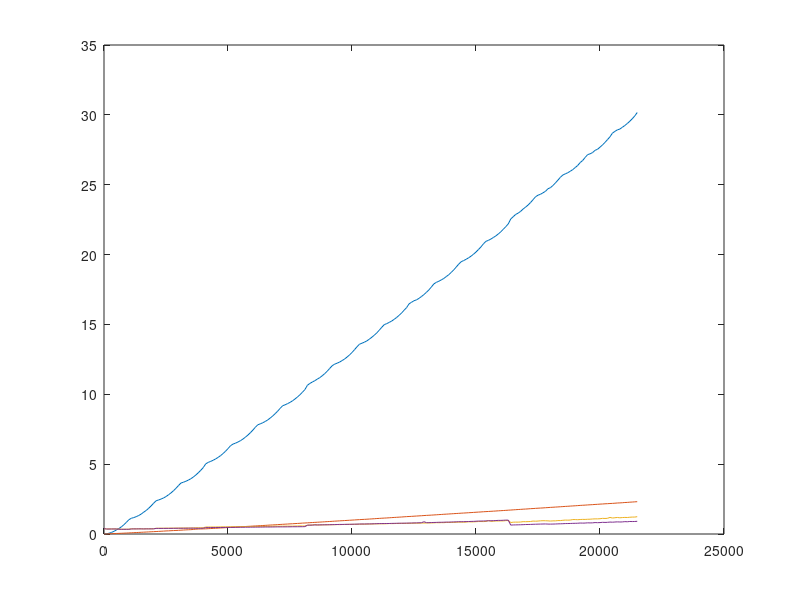

Here is the MATLAB script that generated this plot:
x=1:100:21501;y1=1:100:21501;y2=1:100:21501;y3=1:100:21501;y4=1:100:21501;
y1(1) = 0.001630; y2(1) = 0.000420; y3(1) = 0.389252; y4(1) = 0.387550;
y1(2) = 0.016900; y2(2) = 0.006810; y3(2) = 0.358727; y4(2) = 0.355610;
y1(3) = 0.053960; y2(3) = 0.014030; y3(3) = 0.362939; y4(3) = 0.354710;
y1(4) = 0.112420; y2(4) = 0.021610; y3(4) = 0.364535; y4(4) = 0.358620;
y1(5) = 0.190830; y2(5) = 0.029730; y3(5) = 0.363374; y4(5) = 0.358840;
y1(6) = 0.289720; y2(6) = 0.038180; y3(6) = 0.365020; y4(6) = 0.360020;
y1(7) = 0.392660; y2(7) = 0.044490; y3(7) = 0.351808; y4(7) = 0.344780;
y1(8) = 0.513520; y2(8) = 0.052080; y3(8) = 0.342808; y4(8) = 0.334440;
y1(9) = 0.663180; y2(9) = 0.060150; y3(9) = 0.341394; y4(9) = 0.336670;
y1(10) = 0.831830; y2(10) = 0.068790; y3(10) = 0.345010; y4(10) = 0.336530;
y1(11) = 1.018960; y2(11) = 0.077730; y3(11) = 0.342505; y4(11) = 0.337500;
y1(12) = 1.127020; y2(12) = 0.086840; y3(12) = 0.372647; y4(12) = 0.360330;
y1(13) = 1.174820; y2(13) = 0.095780; y3(13) = 0.370717; y4(13) = 0.364600;
y1(14) = 1.243050; y2(14) = 0.104320; y3(14) = 0.371798; y4(14) = 0.362800;
y1(15) = 1.325680; y2(15) = 0.112950; y3(15) = 0.372586; y4(15) = 0.367390;
y1(16) = 1.426899; y2(16) = 0.122620; y3(16) = 0.372798; y4(16) = 0.366590;
y1(17) = 1.564720; y2(17) = 0.131830; y3(17) = 0.368808; y4(17) = 0.361790;
y1(18) = 1.683831; y2(18) = 0.140440; y3(18) = 0.373818; y4(18) = 0.367310;
y1(19) = 1.841700; y2(19) = 0.149540; y3(19) = 0.375879; y4(19) = 0.364730;
y1(20) = 2.013050; y2(20) = 0.159590; y3(20) = 0.372939; y4(20) = 0.368610;
y1(21) = 2.204731; y2(21) = 0.168510; y3(21) = 0.378455; y4(21) = 0.366900;
y1(22) = 2.379189; y2(22) = 0.177130; y3(22) = 0.409495; y4(22) = 0.401520;
y1(23) = 2.435781; y2(23) = 0.187190; y3(23) = 0.413101; y4(23) = 0.399680;
y1(24) = 2.501960; y2(24) = 0.197210; y3(24) = 0.415444; y4(24) = 0.399640;
y1(25) = 2.579401; y2(25) = 0.207370; y3(25) = 0.414020; y4(25) = 0.401310;
y1(26) = 2.680980; y2(26) = 0.219580; y3(26) = 0.416929; y4(26) = 0.403020;
y1(27) = 2.806030; y2(27) = 0.226430; y3(27) = 0.417737; y4(27) = 0.402810;
y1(28) = 2.941791; y2(28) = 0.236210; y3(28) = 0.419848; y4(28) = 0.404170;
y1(29) = 3.095200; y2(29) = 0.246290; y3(29) = 0.421838; y4(29) = 0.406630;
y1(30) = 3.269491; y2(30) = 0.253410; y3(30) = 0.421353; y4(30) = 0.409360;
y1(31) = 3.461879; y2(31) = 0.261400; y3(31) = 0.422303; y4(31) = 0.413100;
y1(32) = 3.647010; y2(32) = 0.273350; y3(32) = 0.427394; y4(32) = 0.410660;
y1(33) = 3.705340; y2(33) = 0.284440; y3(33) = 0.427818; y4(33) = 0.412780;
y1(34) = 3.774440; y2(34) = 0.295570; y3(34) = 0.431707; y4(34) = 0.412620;
y1(35) = 3.857179; y2(35) = 0.303770; y3(35) = 0.426717; y4(35) = 0.417550;
y1(36) = 3.956021; y2(36) = 0.310670; y3(36) = 0.426626; y4(36) = 0.419100;
y1(37) = 4.074661; y2(37) = 0.325940; y3(37) = 0.434394; y4(37) = 0.418640;
y1(38) = 4.221499; y2(38) = 0.344720; y3(38) = 0.447364; y4(38) = 0.409220;
y1(39) = 4.380771; y2(39) = 0.355940; y3(39) = 0.444384; y4(39) = 0.410590;
y1(40) = 4.558539; y2(40) = 0.361070; y3(40) = 0.445152; y4(40) = 0.410780;
y1(41) = 4.752350; y2(41) = 0.366370; y3(41) = 0.443242; y4(41) = 0.413140;
y1(42) = 5.019099; y2(42) = 0.370870; y3(42) = 0.499162; y4(42) = 0.455360;
y1(43) = 5.125110; y2(43) = 0.381060; y3(43) = 0.500889; y4(43) = 0.457690;
y1(44) = 5.196460; y2(44) = 0.390970; y3(44) = 0.499030; y4(44) = 0.459150;
y1(45) = 5.277551; y2(45) = 0.400890; y3(45) = 0.501313; y4(45) = 0.464160;
y1(46) = 5.373951; y2(46) = 0.411230; y3(46) = 0.503303; y4(46) = 0.462850;
y1(47) = 5.483342; y2(47) = 0.421270; y3(47) = 0.507142; y4(47) = 0.464660;
y1(48) = 5.611160; y2(48) = 0.431520; y3(48) = 0.508657; y4(48) = 0.467600;
y1(49) = 5.758190; y2(49) = 0.441300; y3(49) = 0.511636; y4(49) = 0.468570;
y1(50) = 5.924921; y2(50) = 0.452060; y3(50) = 0.511525; y4(50) = 0.472940;
y1(51) = 6.113761; y2(51) = 0.463330; y3(51) = 0.515121; y4(51) = 0.471750;
y1(52) = 6.319061; y2(52) = 0.472910; y3(52) = 0.520434; y4(52) = 0.473520;
y1(53) = 6.435229; y2(53) = 0.485070; y3(53) = 0.516899; y4(53) = 0.475300;
y1(54) = 6.501461; y2(54) = 0.495910; y3(54) = 0.522556; y4(54) = 0.477260;
y1(55) = 6.584110; y2(55) = 0.503720; y3(55) = 0.522939; y4(55) = 0.483340;
y1(56) = 6.678330; y2(56) = 0.516390; y3(56) = 0.524394; y4(56) = 0.483820;
y1(57) = 6.793950; y2(57) = 0.526560; y3(57) = 0.529192; y4(57) = 0.483270;
y1(58) = 6.929120; y2(58) = 0.536360; y3(58) = 0.530455; y4(58) = 0.485070;
y1(59) = 7.079670; y2(59) = 0.547400; y3(59) = 0.532798; y4(59) = 0.487200;
y1(60) = 7.245730; y2(60) = 0.555820; y3(60) = 0.531879; y4(60) = 0.488670;
y1(61) = 7.433630; y2(61) = 0.566950; y3(61) = 0.531222; y4(61) = 0.491370;
y1(62) = 7.635829; y2(62) = 0.576500; y3(62) = 0.534778; y4(62) = 0.491900;
y1(63) = 7.815249; y2(63) = 0.586840; y3(63) = 0.541121; y4(63) = 0.492960;
y1(64) = 7.884339; y2(64) = 0.596680; y3(64) = 0.543040; y4(64) = 0.495000;
y1(65) = 7.962167; y2(65) = 0.608000; y3(65) = 0.544879; y4(65) = 0.496220;
y1(66) = 8.053229; y2(66) = 0.617800; y3(66) = 0.545717; y4(66) = 0.501920;
y1(67) = 8.165530; y2(67) = 0.629840; y3(67) = 0.547717; y4(67) = 0.500630;
y1(68) = 8.296780; y2(68) = 0.640800; y3(68) = 0.551323; y4(68) = 0.501710;
y1(69) = 8.445328; y2(69) = 0.649670; y3(69) = 0.550566; y4(69) = 0.503110;
y1(70) = 8.612351; y2(70) = 0.660600; y3(70) = 0.566485; y4(70) = 0.507480;
y1(71) = 8.789049; y2(71) = 0.671110; y3(71) = 0.554101; y4(71) = 0.509850;
y1(72) = 8.988350; y2(72) = 0.683120; y3(72) = 0.558424; y4(72) = 0.510750;
y1(73) = 9.178751; y2(73) = 0.693430; y3(73) = 0.559626; y4(73) = 0.510550;
y1(74) = 9.246570; y2(74) = 0.703800; y3(74) = 0.558909; y4(74) = 0.511400;
y1(75) = 9.331071; y2(75) = 0.713580; y3(75) = 0.565657; y4(75) = 0.513570;
y1(76) = 9.420728; y2(76) = 0.725180; y3(76) = 0.560000; y4(76) = 0.514500;
y1(77) = 9.531831; y2(77) = 0.733890; y3(77) = 0.563273; y4(77) = 0.519650;
y1(78) = 9.662790; y2(78) = 0.745430; y3(78) = 0.568485; y4(78) = 0.518790;
y1(79) = 9.806441; y2(79) = 0.755990; y3(79) = 0.573141; y4(79) = 0.520930;
y1(80) = 9.967419; y2(80) = 0.766010; y3(80) = 0.579858; y4(80) = 0.522010;
y1(81) = 10.145840; y2(81) = 0.780010; y3(81) = 0.574505; y4(81) = 0.522920;
y1(82) = 10.337991; y2(82) = 0.788790; y3(82) = 0.571343; y4(82) = 0.527520;
y1(83) = 10.642418; y2(83) = 0.799310; y3(83) = 0.629303; y4(83) = 0.633710;
y1(84) = 10.778909; y2(84) = 0.810540; y3(84) = 0.638192; y4(84) = 0.632550;
y1(85) = 10.877190; y2(85) = 0.820900; y3(85) = 0.636576; y4(85) = 0.640160;
y1(86) = 10.973811; y2(86) = 0.832370; y3(86) = 0.679141; y4(86) = 0.646900;
y1(87) = 11.085311; y2(87) = 0.841780; y3(87) = 0.645020; y4(87) = 0.647280;
y1(88) = 11.193311; y2(88) = 0.852360; y3(88) = 0.644394; y4(88) = 0.654790;
y1(89) = 11.327429; y2(89) = 0.863280; y3(89) = 0.653566; y4(89) = 0.655520;
y1(90) = 11.481143; y2(90) = 0.874340; y3(90) = 0.658101; y4(90) = 0.659610;
y1(91) = 11.653350; y2(91) = 0.886240; y3(91) = 0.657727; y4(91) = 0.662610;
y1(92) = 11.851529; y2(92) = 0.896320; y3(92) = 0.665717; y4(92) = 0.663990;
y1(93) = 12.045221; y2(93) = 0.908350; y3(93) = 0.663747; y4(93) = 0.670530;
y1(94) = 12.156882; y2(94) = 0.920280; y3(94) = 0.668172; y4(94) = 0.674150;
y1(95) = 12.226792; y2(95) = 0.929350; y3(95) = 0.676172; y4(95) = 0.678630;
y1(96) = 12.307709; y2(96) = 0.941530; y3(96) = 0.671384; y4(96) = 0.685970;
y1(97) = 12.411799; y2(97) = 0.951520; y3(97) = 0.678566; y4(97) = 0.685240;
y1(98) = 12.525922; y2(98) = 0.962290; y3(98) = 0.682162; y4(98) = 0.689480;
y1(99) = 12.663901; y2(99) = 0.973340; y3(99) = 0.685768; y4(99) = 0.693190;
y1(100) = 12.820059; y2(100) = 0.984090; y3(100) = 0.691404; y4(100) = 0.693070;
y1(101) = 12.993684; y2(101) = 0.995110; y3(101) = 0.691202; y4(101) = 0.699550;
y1(102) = 13.192390; y2(102) = 1.005420; y3(102) = 0.692283; y4(102) = 0.704100;
y1(103) = 13.400976; y2(103) = 1.018580; y3(103) = 0.698404; y4(103) = 0.706540;
y1(104) = 13.583401; y2(104) = 1.027820; y3(104) = 0.699505; y4(104) = 0.715780;
y1(105) = 13.655869; y2(105) = 1.040090; y3(105) = 0.709980; y4(105) = 0.715880;
y1(106) = 13.730949; y2(106) = 1.047920; y3(106) = 0.700253; y4(106) = 0.717930;
y1(107) = 13.825803; y2(107) = 1.059500; y3(107) = 0.710545; y4(107) = 0.722050;
y1(108) = 13.947049; y2(108) = 1.070600; y3(108) = 0.716899; y4(108) = 0.721310;
y1(109) = 14.085291; y2(109) = 1.082210; y3(109) = 0.714081; y4(109) = 0.727690;
y1(110) = 14.232246; y2(110) = 1.093410; y3(110) = 0.723283; y4(110) = 0.733400;
y1(111) = 14.397182; y2(111) = 1.107770; y3(111) = 0.728545; y4(111) = 0.738310;
y1(112) = 14.591499; y2(112) = 1.117330; y3(112) = 0.727242; y4(112) = 0.746610;
y1(113) = 14.796462; y2(113) = 1.129760; y3(113) = 0.733859; y4(113) = 0.745840;
y1(114) = 14.986919; y2(114) = 1.139470; y3(114) = 0.728475; y4(114) = 0.749700;
y1(115) = 15.058236; y2(115) = 1.149040; y3(115) = 0.735343; y4(115) = 0.751780;
y1(116) = 15.145919; y2(116) = 1.160820; y3(116) = 0.748970; y4(116) = 0.752790;
y1(117) = 15.243697; y2(117) = 1.173760; y3(117) = 0.741980; y4(117) = 0.759860;
y1(118) = 15.364710; y2(118) = 1.185140; y3(118) = 0.746354; y4(118) = 0.763000;
y1(119) = 15.500230; y2(119) = 1.195920; y3(119) = 0.752556; y4(119) = 0.767360;
y1(120) = 15.653409; y2(120) = 1.206600; y3(120) = 0.750444; y4(120) = 0.775060;
y1(121) = 15.822171; y2(121) = 1.217690; y3(121) = 0.763222; y4(121) = 0.770420;
y1(122) = 16.018093; y2(122) = 1.231160; y3(122) = 0.754788; y4(122) = 0.778020;
y1(123) = 16.203169; y2(123) = 1.243390; y3(123) = 0.759414; y4(123) = 0.779850;
y1(124) = 16.473680; y2(124) = 1.253120; y3(124) = 0.768960; y4(124) = 0.781840;
y1(125) = 16.586807; y2(125) = 1.262840; y3(125) = 0.764465; y4(125) = 0.788220;
y1(126) = 16.697229; y2(126) = 1.275250; y3(126) = 0.776788; y4(126) = 0.792220;
y1(127) = 16.758593; y2(127) = 1.285540; y3(127) = 0.776535; y4(127) = 0.795690;
y1(128) = 16.866371; y2(128) = 1.297470; y3(128) = 0.774667; y4(128) = 0.804370;
y1(129) = 16.997517; y2(129) = 1.308060; y3(129) = 0.785142; y4(129) = 0.803490;
y1(130) = 17.137878; y2(130) = 1.321390; y3(130) = 0.783667; y4(130) = 0.880410;
y1(131) = 17.297857; y2(131) = 1.332590; y3(131) = 0.788374; y4(131) = 0.811950;
y1(132) = 17.473190; y2(132) = 1.342090; y3(132) = 0.795424; y4(132) = 0.811210;
y1(133) = 17.679590; y2(133) = 1.352060; y3(133) = 0.793182; y4(133) = 0.820200;
y1(134) = 17.900818; y2(134) = 1.364130; y3(134) = 0.797131; y4(134) = 0.826180;
y1(135) = 18.011978; y2(135) = 1.374480; y3(135) = 0.813434; y4(135) = 0.830510;
y1(136) = 18.090294; y2(136) = 1.387830; y3(136) = 0.804444; y4(136) = 0.838910;
y1(137) = 18.186497; y2(137) = 1.398160; y3(137) = 0.814970; y4(137) = 0.839710;
y1(138) = 18.291157; y2(138) = 1.412260; y3(138) = 0.809051; y4(138) = 0.844840;
y1(139) = 18.424540; y2(139) = 1.420950; y3(139) = 0.827869; y4(139) = 0.852370;
y1(140) = 18.558590; y2(140) = 1.432950; y3(140) = 0.828636; y4(140) = 0.850240;
y1(141) = 18.722290; y2(141) = 1.444250; y3(141) = 0.827808; y4(141) = 0.858770;
y1(142) = 18.902960; y2(142) = 1.456160; y3(142) = 0.832232; y4(142) = 0.865200;
y1(143) = 19.103462; y2(143) = 1.467210; y3(143) = 0.841636; y4(143) = 0.869700;
y1(144) = 19.312925; y2(144) = 1.478010; y3(144) = 0.848868; y4(144) = 0.880350;
y1(145) = 19.487858; y2(145) = 1.490650; y3(145) = 0.849798; y4(145) = 0.878230;
y1(146) = 19.570656; y2(146) = 1.500660; y3(146) = 0.843515; y4(146) = 0.882990;
y1(147) = 19.662054; y2(147) = 1.510320; y3(147) = 0.852899; y4(147) = 0.888570;
y1(148) = 19.768456; y2(148) = 1.523050; y3(148) = 0.876879; y4(148) = 0.891530;
y1(149) = 19.887257; y2(149) = 1.533230; y3(149) = 0.864899; y4(149) = 0.901630;
y1(150) = 20.028580; y2(150) = 1.546170; y3(150) = 0.869010; y4(150) = 0.904790;
y1(151) = 20.185148; y2(151) = 1.557910; y3(151) = 0.881010; y4(151) = 0.914700;
y1(152) = 20.364662; y2(152) = 1.568450; y3(152) = 0.892081; y4(152) = 0.926610;
y1(153) = 20.551991; y2(153) = 1.579500; y3(153) = 0.892384; y4(153) = 0.925930;
y1(154) = 20.772690; y2(154) = 1.593430; y3(154) = 0.889061; y4(154) = 0.932940;
y1(155) = 20.949028; y2(155) = 1.602980; y3(155) = 0.898344; y4(155) = 0.937410;
y1(156) = 21.018091; y2(156) = 1.612520; y3(156) = 0.962162; y4(156) = 0.947710;
y1(157) = 21.113264; y2(157) = 1.625170; y3(157) = 0.908000; y4(157) = 0.947640;
y1(158) = 21.222658; y2(158) = 1.635110; y3(158) = 0.914242; y4(158) = 0.955250;
y1(159) = 21.340538; y2(159) = 1.647040; y3(159) = 0.935525; y4(159) = 0.963480;
y1(160) = 21.476501; y2(160) = 1.659350; y3(160) = 0.928586; y4(160) = 0.975450;
y1(161) = 21.632866; y2(161) = 1.669500; y3(161) = 0.940575; y4(161) = 0.974870;
y1(162) = 21.809887; y2(162) = 1.680250; y3(162) = 0.936071; y4(162) = 0.983400;
y1(163) = 21.999954; y2(163) = 1.692430; y3(163) = 0.959091; y4(163) = 0.994870;
y1(164) = 22.195278; y2(164) = 1.704500; y3(164) = 0.961313; y4(164) = 0.992370;
y1(165) = 22.547991; y2(165) = 1.716230; y3(165) = 0.820636; y4(165) = 0.638280;
y1(166) = 22.712141; y2(166) = 1.728449; y3(166) = 0.846596; y4(166) = 0.648630;
y1(167) = 22.874628; y2(167) = 1.741270; y3(167) = 0.851768; y4(167) = 0.653250;
y1(168) = 22.967409; y2(168) = 1.752170; y3(168) = 0.849343; y4(168) = 0.656960;
y1(169) = 23.096331; y2(169) = 1.763670; y3(169) = 0.859111; y4(169) = 0.661890;
y1(170) = 23.261099; y2(170) = 1.776620; y3(170) = 0.884798; y4(170) = 0.668010;
y1(171) = 23.400257; y2(171) = 1.786400; y3(171) = 0.880363; y4(171) = 0.678230;
y1(172) = 23.546719; y2(172) = 1.798040; y3(172) = 0.887182; y4(172) = 0.680790;
y1(173) = 23.728411; y2(173) = 1.813450; y3(173) = 0.895535; y4(173) = 0.686010;
y1(174) = 23.929554; y2(174) = 1.821909; y3(174) = 0.927323; y4(174) = 0.694770;
y1(175) = 24.138649; y2(175) = 1.835470; y3(175) = 0.916010; y4(175) = 0.700020;
y1(176) = 24.249773; y2(176) = 1.846861; y3(176) = 0.927232; y4(176) = 0.706440;
y1(177) = 24.317373; y2(177) = 1.857000; y3(177) = 0.944010; y4(177) = 0.710510;
y1(178) = 24.421980; y2(178) = 1.866690; y3(178) = 0.951697; y4(178) = 0.715680;
y1(179) = 24.526262; y2(179) = 1.880770; y3(179) = 0.948353; y4(179) = 0.719810;
y1(180) = 24.711193; y2(180) = 1.891860; y3(180) = 0.941293; y4(180) = 0.709720;
y1(181) = 24.788319; y2(181) = 1.905590; y3(181) = 0.925979; y4(181) = 0.707390;
y1(182) = 24.943016; y2(182) = 1.915910; y3(182) = 0.941414; y4(182) = 0.711410;
y1(183) = 25.125561; y2(183) = 1.927250; y3(183) = 0.939323; y4(183) = 0.716810;
y1(184) = 25.322712; y2(184) = 1.938120; y3(184) = 0.962475; y4(184) = 0.726080;
y1(185) = 25.529482; y2(185) = 1.949720; y3(185) = 0.960798; y4(185) = 0.730750;
y1(186) = 25.694696; y2(186) = 1.962340; y3(186) = 0.980980; y4(186) = 0.736500;
y1(187) = 25.777712; y2(187) = 1.974930; y3(187) = 0.997980; y4(187) = 0.746930;
y1(188) = 25.858488; y2(188) = 1.984980; y3(188) = 0.991162; y4(188) = 0.749250;
y1(189) = 25.963739; y2(189) = 1.997850; y3(189) = 0.998444; y4(189) = 0.754210;
y1(190) = 26.081345; y2(190) = 2.009610; y3(190) = 1.034889; y4(190) = 0.762130;
y1(191) = 26.228487; y2(191) = 2.019630; y3(191) = 1.032909; y4(191) = 0.766100;
y1(192) = 26.378242; y2(192) = 2.033120; y3(192) = 1.022667; y4(192) = 0.770660;
y1(193) = 26.586157; y2(193) = 2.046790; y3(193) = 1.037121; y4(193) = 0.786110;
y1(194) = 26.735022; y2(194) = 2.057580; y3(194) = 1.046222; y4(194) = 0.778960;
y1(195) = 26.950617; y2(195) = 2.067210; y3(195) = 1.043374; y4(195) = 0.783780;
y1(196) = 27.153545; y2(196) = 2.080680; y3(196) = 1.055424; y4(196) = 0.800340;
y1(197) = 27.212097; y2(197) = 2.091120; y3(197) = 1.059141; y4(197) = 0.793860;
y1(198) = 27.302500; y2(198) = 2.101949; y3(198) = 1.074828; y4(198) = 0.798330;
y1(199) = 27.460464; y2(199) = 2.115940; y3(199) = 1.083748; y4(199) = 0.818930;
y1(200) = 27.537962; y2(200) = 2.124820; y3(200) = 1.083000; y4(200) = 0.810180;
y1(201) = 27.688103; y2(201) = 2.139760; y3(201) = 1.093515; y4(201) = 0.817180;
y1(202) = 27.849585; y2(202) = 2.148370; y3(202) = 1.120515; y4(202) = 0.836460;
y1(203) = 28.028870; y2(203) = 2.161861; y3(203) = 1.112273; y4(203) = 0.829100;
y1(204) = 28.225964; y2(204) = 2.170180; y3(204) = 1.122040; y4(204) = 0.835900;
y1(205) = 28.428822; y2(205) = 2.182550; y3(205) = 1.189444; y4(205) = 0.855400;
y1(206) = 28.689636; y2(206) = 2.191670; y3(206) = 1.143030; y4(206) = 0.844450;
y1(207) = 28.819189; y2(207) = 2.204250; y3(207) = 1.164757; y4(207) = 0.858600;
y1(208) = 28.926624; y2(208) = 2.219600; y3(208) = 1.182899; y4(208) = 0.868830;
y1(209) = 28.984838; y2(209) = 2.226680; y3(209) = 1.160455; y4(209) = 0.859580;
y1(210) = 29.110476; y2(210) = 2.238000; y3(210) = 1.177151; y4(210) = 0.864900;
y1(211) = 29.239296; y2(211) = 2.254870; y3(211) = 1.186909; y4(211) = 0.885670;
y1(212) = 29.381298; y2(212) = 2.261550; y3(212) = 1.181727; y4(212) = 0.875950;
y1(213) = 29.542471; y2(213) = 2.277740; y3(213) = 1.199656; y4(213) = 0.896190;
y1(214) = 29.720459; y2(214) = 2.288030; y3(214) = 1.212232; y4(214) = 0.891560;
y1(215) = 29.923639; y2(215) = 2.301970; y3(215) = 1.211212; y4(215) = 0.895510;
y1(216) = 30.166542; y2(216) = 2.312770; y3(216) = 1.240363; y4(216) = 0.908650;
plot(x,y1,x,y2,x,y3,x,y4);